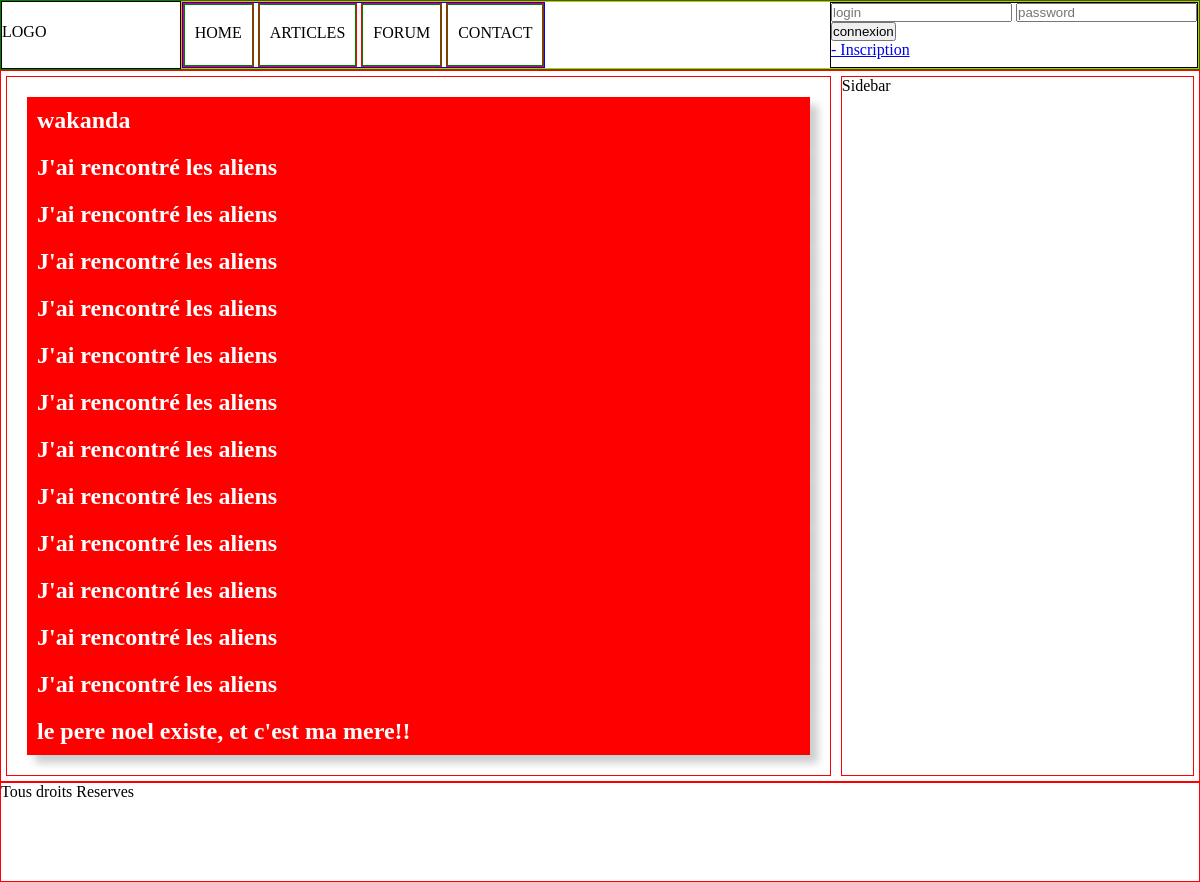
The page /monCode/index.php?c=topic&a=getTopicsByTheme&theId=2 on the database its author committed.
### tables this page shows
CREATE TABLE `post` (
  `pos_id` int(11) NOT NULL,
  `pos_content` text NOT NULL,
  `pos_created` datetime NOT NULL,
  `pos_enabled` tinyint(1) NOT NULL DEFAULT '1',
  `use_id` int(11) NOT NULL,
  `top_id` int(11) NOT NULL
);

CREATE TABLE `topic` (
  `top_id` int(11) NOT NULL,
  `top_title` varchar(255) NOT NULL,
  `top_created` datetime NOT NULL,
  `top_last_comment` datetime DEFAULT NULL,
  `top_enabled` tinyint(1) NOT NULL DEFAULT '1',
  `use_id` int(11) NOT NULL,
  `the_id` int(11) NOT NULL
);

### monCode/controllers/TopicController.php (called while the page is built, shortened)
<?php
class TopicController extends CoreController
{
	public function getTopicsByThemeAction()
	{
		$themeId = $this->secureData($this->getParam())['theId'];
		$data['topics'] = $this->getModel()->getTopicsByTheme($themeId);
		$this->render('topics', $data);
	}
}
?>

### monCode/index.php (called while the page is built, shortened)
<?php
$param_init = [
	'c' => DEFAULT_CONTROLLER,
	'a' => DEFAULT_ACTION
];
$param = array_merge($param_init, $_GET);
$controller = new $controllerName();
$controller->setParam($_GET);
$controller->setData($_POST);
$controller->trigger($param['a']);
?>

### monCode/models/CoreModel.php (called while the page is built, shortened)
<?php
abstract class CoreModel
{
	protected static $pdo;
	public function __construct()
	{
		if(self::$pdo==null){
			self::$pdo = new PDO('mysql:host='.DB_HOST.';dbname='.DB_NAME.';charset=utf8;', DB_USER, DB_PASS,
				[PDO::ATTR_ERRMODE => PDO::ERRMODE_EXCEPTION]);
		}
	}
	protected function makeStatement(string $sql, array $params=[])
	{
		$rqt = self::$pdo->prepare($sql);
		foreach ($params as $placeholder => $value)
        {
            switch(gettype($value))
            {
                case "integer":
                    $type = PDO::PARAM_INT;
                    break;
            }
            if($rqt->bindValue($placeholder, $value, $type) === false)
                return false;
        }
        return $rqt->execute() ? $rqt : false;
	}
	protected function makeSelect(string $sql, array $params=[])
	{
		$rqt = $this->makeStatement($sql, $params);
		return ($data = $rqt->fetchAll(PDO::FETCH_ASSOC)) ? $data : false;
	}
}
?>

### monCode/models/TopicModel.php (called while the page is built, shortened)
<?php
class TopicModel extends CoreModel
{
	public function getTopicsByTheme(int $theId)
	{
		$sql = '
			SELECT topic.*, top_author.use_login AS top_author, post_author.use_login AS post_author, post.pos_created AS last_comment FROM `topic`
			LEFT JOIN `theme` ON theme.the_id=topic.top_id
			LEFT JOIN `user` AS top_author ON top_author.use_id=topic.use_id
			LEFT JOIN `post` ON topic.top_id=post.top_id
			LEFT JOIN `user` AS post_author ON post.use_id=post_author.use_id
			WHERE topic.the_id=:theId
			ORDER BY post.pos_id DESC
			-- LIMIT 1
				';
			$param = [ 'theId' => $theId];
			return $this->MakeSelect($sql, $param);
	}
}
?>

### monCode/views/topics.php (the view)
<?php
if(empty($data['topics']))
	echo "there is no topic in this theme.";
else {
	foreach ($data['topics'] as $topic) {
		echo
		'
		<p class="topicLink">
		<a href="'.getPosts.$topic['top_id'].'">'.$topic['top_title'].'</a>
		</p>
		';
	}
}
?>

### monCode/controllers/CoreController.php (shortened to what this page needs)
<?php
abstract class CoreController
{
    protected function render($viewname, array $data = [])
    {
        include(VIEW_PATH . DS . $viewname . '.php');
        $view = ob_get_contents();
        include(VIEW_PATH . DS . 'layout.php');
    }
    public function trigger($action)
    {
        $actionName = $action . 'Action';
        if (method_exists($this, $actionName)) {
            $this->$actionName();
        }
        else {
            $this->renderUnknownPage();
        }
    }
    protected function getSession()
    {
        return $_SESSION;
    }
    public function getConnectedUser()
    {
        return false;
    }
}
?>

### monCode/views/layout.php (shortened to what this page needs)
<!DOCTYPE html>
<html lang="en">
<head>
	<link rel="stylesheet" href="assets/css/style.css">
</head>
<body>
	<header class="inline">
		<div class="logo">
			<p>LOGO</p>
		</div>
		<div class="menu_wrap inline">
			<ul class="menu inline">
				<li><a href="<?= get_home ?>">HOME</a></li>
				<li><a href="<?= get_articles ?>">ARTICLES</a></li>
				<li><a href="<?= getThemes ?>">FORUM</a></li>
				<li><a href="">CONTACT</a></li>
			</ul>
			<div class="authent">
			<?php
				if(($user = $this->getConnectedUser())!==false){
					echo $user['use_login'] . ' - connected<br>';
					echo '<a href="'.deconnexion.'">Deconnexion</a>';
				}
				else{
			?>
				<form action="<?= connexion ?>" method="POST">
					<input type="text" name="login" placeholder="login">
					<input type="password" name="password" placeholder="password"><br />
					<input type="submit" value="connexion">
				</form>
				<a href="<?= showRegisterForm ?>"> - Inscription</a>
			<?php
				}
			?>
			</div>
		</div>
	</header>
	<main class="inline-flex">
		<div class="main_content">
			<?php echo $view ?>
		</div>
		<div class="main_sidebar">
			Sidebar
		</div>
	</main>
	<footer>
		<p>Tous droits Reserves</p>
	</footer>
</body>
</html>

### monCode/assets/css/style.css (style rules this page uses)
body { margin: 0; padding: 0; }
* { box-sizing: border-box; margin: 0; padding: 0; }
.inline { font-size: 0; }
.inline>* { font-size: 16px; display: inline-block; }
.inline-flex { display: flex; flex-direction: row; }
.inline-flex>* { justify-content: space-between; }
header { border:1px solid green; position: relative; height: 70px; }
header .logo { width: 15%; border:1px solid black; height: 100%; vertical-align:top; line-height: 60px; }
header .menu_wrap { border:1px solid orange; width: 85%; height: 100%; position: relative; vertical-align:top; }
header .menu { border:1px solid blue; height: 100%; }
header .menu li { border:1px solid red; height: 100%; }
header .menu a { border:1px solid green; display: block; padding: 10px; height: 100%; line-height: 35px; text-decoration: none; color:black; }
.authent { border:1px solid black; height: 100%; position: absolute; top: 0; right: 0; }
main { border:1px solid red; min-height: 400px; }
.main_content { border:1px solid red; width: 70%; margin: 5px; padding: 20px; }
.topicLink a { display: block; padding: 10px; text-decoration: none; font-size:24px; font-weight: bold; color:white; background-color: red; box-shadow: 8px 8px 8px rgba(0, 0, 0, 0.2); }
.main_sidebar { border: 1px solid red; width: 30%; margin: 5px; }
footer { border:1px solid red; min-height: 100px; }

### rows shown on the page
post: top.top_title "wakanda"
post: top.top_title "J'ai rencontré les aliens"
post: top.top_title "J'ai rencontré les aliens"
post: top.top_title "J'ai rencontré les aliens"
post: top.top_title "J'ai rencontré les aliens"
post: top.top_title "J'ai rencontré les aliens"
post: top.top_title "J'ai rencontré les aliens"
post: top.top_title "J'ai rencontré les aliens"
post: top.top_title "J'ai rencontré les aliens"
post: top.top_title "J'ai rencontré les aliens"
post: top.top_title "J'ai rencontré les aliens"
post: top.top_title "J'ai rencontré les aliens"
post: top.top_title "J'ai rencontré les aliens"
topic: top_title "le pere noel existe, et c'est ma mere!!"
